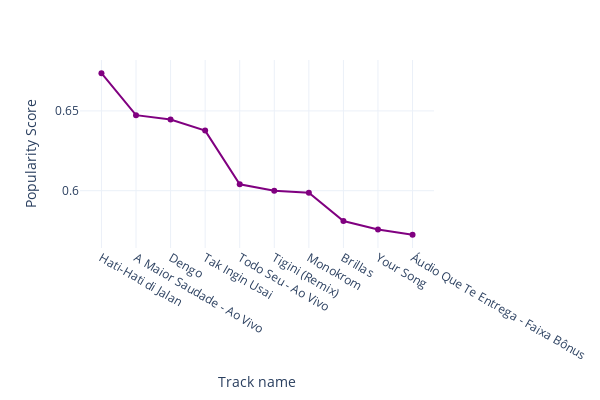

The code cell stored with this chart in its notebook:
### Code cell
cool_fig= px.line(cool_df1.sort_values(by='Popularity Score',ascending=False).head(10),x='Track name',y='Popularity Score',hover_data=['artist_names'],color_discrete_sequence=['purple'],markers=True,)
cool_fig.update_layout(template='plotly_white',title_x=0.5)
cool_fig.update_layout(height=400,width=600)
cool_fig.show()

### Figure 1 — Plotly figure (JSON) as saved in the notebook; plotly's stock layout.template omitted (floating-point values rounded to 4 significant figures)
{"data": [{"customdata": [["Tulus"], ["Henrique & Juliano"], ["João Gomes"], ["Keisya Levronka"], ["Jorge & Mateus"], ["Rvfv, Kikimoteleba"], ["Tulus"], ["León Larregui"], ["Parokya Ni Edgar"], ["Leo Santana, Mc Don Juan, Mari Fernandez"]], "hovertemplate": "Track name=%{x}<br>Popularity Score=%{y}<br>artist_names=%{customdata[0]}<extra></extra>", "legendgroup": "", "line": {"color": "purple", "dash": "solid"}, "marker": {"symbol": "circle"}, "mode": "lines+markers", "name": "", "orientation": "v", "showlegend": false, "type": "scatter", "x": ["Hati-Hati di Jalan", "A Maior Saudade - Ao Vivo", "Dengo", "Tak Ingin Usai", "Todo Seu - Ao Vivo", "Tigini (Remix)", "Monokrom", "Brillas", "Your Song", "Áudio Que Te Entrega - Faixa Bônus"], "xaxis": "x", "y": [0.6737, 0.6473, 0.6447, 0.6377, 0.604, 0.6, 0.5987, 0.581, 0.5757, 0.5723], "yaxis": "y"}], "layout": {"height": 400, "legend": {"tracegroupgap": 0}, "margin": {"t": 60}, "title": {"x": 0.5}, "width": 600, "xaxis": {"anchor": "y", "domain": [0, 1], "title": {"text": "Track name"}}, "yaxis": {"anchor": "x", "domain": [0, 1], "title": {"text": "Popularity Score"}}}}
